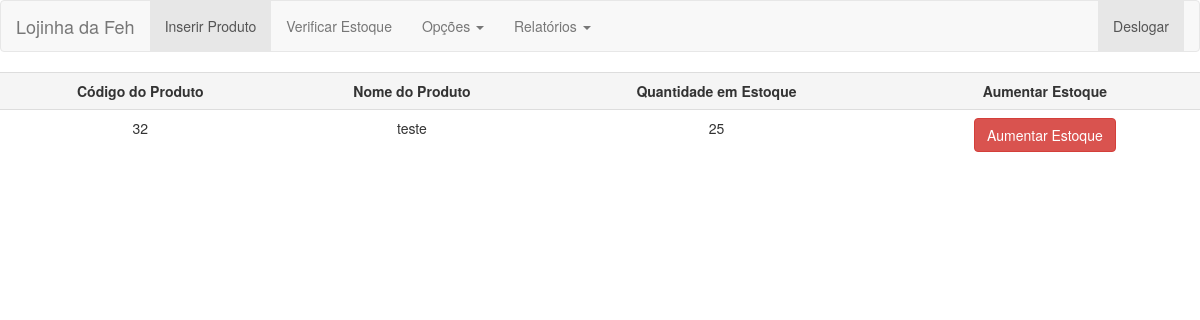
The page /Lojinha/View/listaEstoque.php on the database its author committed.
### tables this page shows
CREATE TABLE `tblestoque` (
  `codigoProduto` int(11) NOT NULL,
  `precoProduto` decimal(10,2) DEFAULT NULL,
  `quantidadeProduto` int(11) DEFAULT NULL,
  `nomeProduto` varchar(50) DEFAULT NULL,
  `descricaoProduto` text,
  `imagemProduto` varchar(50) DEFAULT NULL,
  `tipoProduto` varchar(50) DEFAULT NULL,
  `estoquemin` int(11) NOT NULL,
  `ativacaoProduto` int(11) DEFAULT NULL
);

### Lojinha/Classes/Connection.class.php (called while the page is built, shortened)
<?php
	class Connection{
		function __construct(){
			try{
				$this->con = mysqli_connect(host, user, pass, db);
			}catch(Exception $erro){
				echo "Erro ao conectar!";
				die($erro->getMessage());
			}
		}
	}
?>

### Lojinha/View/listaEstoque.php (the view, shortened to what this page needs)
<?php
	include_once "../Classes/Connection.class.php";
	$con = new Connection();
?>
<!DOCTYPE html PUBLIC "-//W3C//DTD XHTML 1.0 Transitional//EN" "http://www.w3.org/TR/xhtml1/DTD/xhtml1-transitional.dtd">
<html xmlns="http://www.w3.org/1999/xhtml">
<head>
<link rel="stylesheet" type="text/css" href="../bootstrap/css/bootstrap.min.css">
</head>
<body>
<nav class="navbar navbar-default">
  <div class="container-fluid">
    <div class="navbar-header">
      <a class="navbar-brand" href="Admin.php">Lojinha da Feh</a>
    </div>
    <div class="collapse navbar-collapse" id="bs-example-navbar-collapse-1">
      <ul class="nav navbar-nav">
        <li class="active"><a href="#" data-toggle="modal" data-target="#modalInserir">Inserir Produto <span class="sr-only">(current)</span></a></li>
         <li><a href="listaEstoque.php">Verificar Estoque</a></li>
        <li class="dropdown">
          <a href="#" class="dropdown-toggle" data-toggle="dropdown" role="button" aria-haspopup="true" aria-expanded="false">Opções <span class="caret"></span></a>
        </li>
        <li class="dropdown">
          <a href="#" class="dropdown-toggle" data-toggle="dropdown" role="button" aria-haspopup="true" aria-expanded="false">Relatórios <span class="caret"></span></a>
        </li>
      </ul>
      <ul class="nav navbar-nav navbar-right">
        <li class="active"><a href="../Actions/deslogar.action.php" role="button" aria-haspopup="true" aria-expanded="false">Deslogar</a>
        </li>
      </ul>
    </div>
  </div>
</nav>
<div class="table-responsive">
<table class="table table-striped">
      <tbody>
            <th class="active text-center"> Código do Produto </th>
            <th class="active text-center"> Nome do Produto </th>
            <th class="active text-center"> Quantidade em Estoque </th>
            <th class="active text-center"> Aumentar Estoque </th>
        <?php
    $sql = "select * from tblEstoque where quantidadeProduto < estoquemin";
    $busca = mysqli_query($con->con, $sql);
    while($busca2 = mysqli_fetch_assoc($busca)){
      echo "<tr class=table table-striped>
      <td class=text-center> $busca2[codigoProduto] </td>
      <td class=text-center> $busca2[nomeProduto] </td>
      <td class=text-center> $busca2[quantidadeProduto] </td>
      <td class=text-center><button class='btn btn-danger' data-toggle=modal data-target=#aumentaEstoque data-whatever=$busca2[codigoProduto]>Aumentar Estoque</button></td>
      </tr>
      ";
    }
    ?>
        </tbody>
    </table>
</div>
</body>
</html>

### rows shown on the page
tblestoque: codigoProduto "32", nomeProduto "teste", quantidadeProduto "25"
